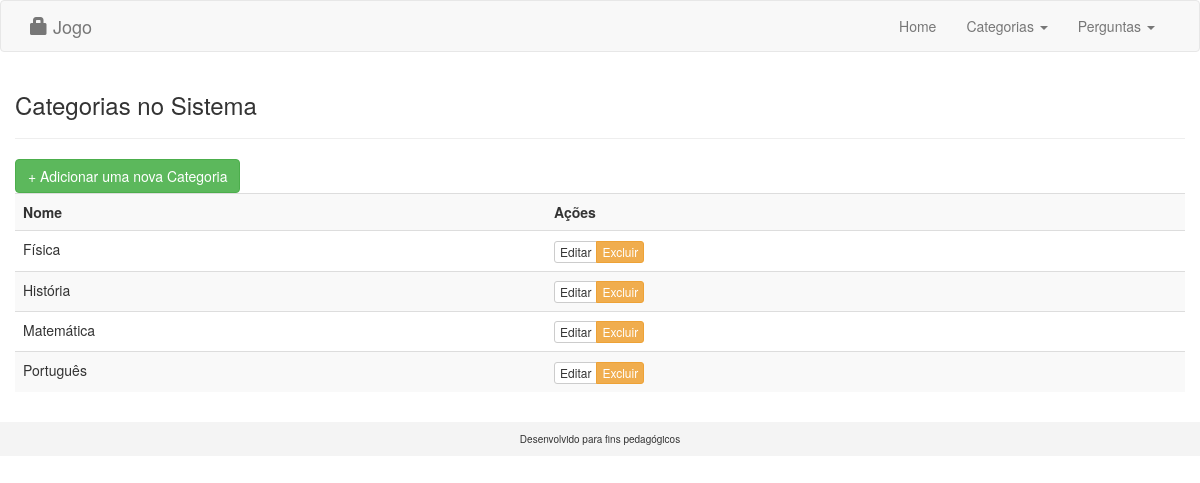
Page /listar-categorias.php on the committed database.
### tables this page shows
CREATE TABLE `categorias` (
  `id` int(11) NOT NULL,
  `nome` varchar(45) NOT NULL
);

### listar-categorias.php (the view, shortened to what this page needs)
<?php
require_once(__DIR__ ."/conexao.php");
$sql = "SELECT * FROM categorias ORDER BY nome";
$resultado = mysqli_query($conexao, $sql);
require_once(__DIR__ ."/includes/header.php");
require_once(__DIR__ ."/includes/menu.php");
?>
	<div class="container">
		<div class="row">
			<h3>Categorias no Sistema</h3>
			<hr>
			<a href="form-categoria.php" class="btn btn-success botao-new">+ Adicionar uma nova Categoria</a>
		</div>
	</div>
	<section class="container">
		<div class="row">
			<table class="table table-striped table-hover">
				<tr>
					<th>Nome</th>
					<th>Ações</th>
				</tr>
				<?php
				while ($categoria = mysqli_fetch_object($resultado)) { ?>
					<tr>
						<td><?php echo $categoria->nome ?></td>
						<td>
							<div class="btn-group">
								<a href='editar-categoria.php?id=<?php echo $categoria->id ?>'
									class='btn btn-default btn-xs'>
									Editar
								</a>
								<a href='#'
										class='btn btn-warning btn-xs'
										data-toggle="modal" data-target="#<?php echo $categoria->id ?>">
										Excluir
								</a>
							</div>
						</td>
					</tr>
				<?php }  ?>
				</table>
			</div>
		</section>
<?php require_once(__DIR__ ."/includes/footer.php"); ?>

### rows in the picture
categorias: nome "Física"
categorias: nome "História"
categorias: nome "Matemática"
categorias: nome "Português"
